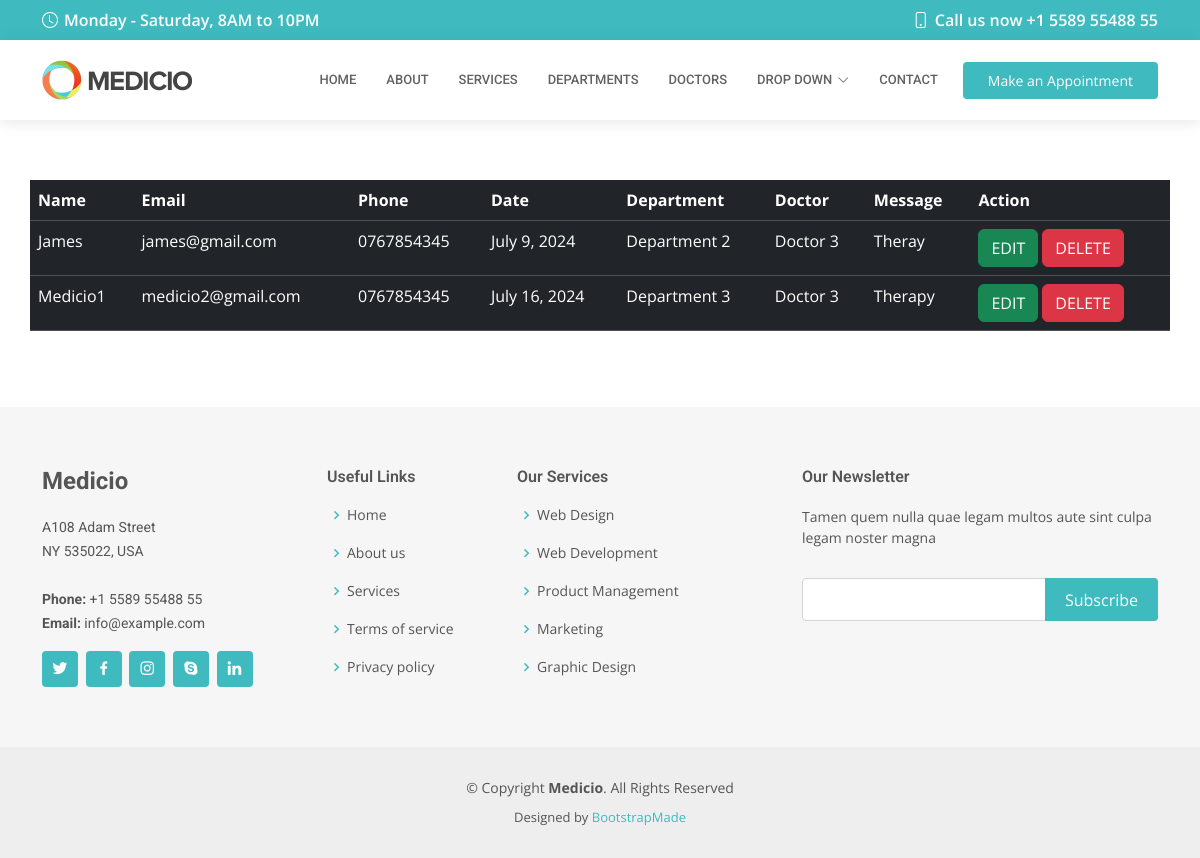
Page /show/ on the committed database.
### medicioapp/models.py (models this page shows, shortened)
class Appointment(models.Model):
    name = models.CharField(max_length=200)
    email = models.EmailField()
    phone = models.CharField(max_length=12)
    date = models.DateField()
    department = models.CharField(max_length=200)
    doctor = models.CharField(max_length=200)
    message = models.TextField()

### medicioapp/views.py (the view)
# urls.py: path('show/',views.show,name='show'),
def show(request):
    information = Appointment.objects.all()
    return render(request, 'show.html', {'data': information})

### templates/show.html
{% extends 'inner-page.html' %}
{% load static %}
{% block body %}
<table class="table container table-dark">
<tr>
    <th>Name</th>
    <th>Email</th>
    <th>Phone</th>
    <th>Date</th>
    <th>Department</th>
    <th>Doctor</th>
    <th>Message</th>
    <th>Action</th>
</tr>
{% for x in data %}
    <tr>
        <td>{{ x.name }}</td>
        <td>{{ x.email }}</td>
        <td>{{ x.phone }}</td>
        <td>{{ x.date }}</td>
        <td>{{ x.department }}</td>
        <td>{{ x.doctor }}</td>
        <td>{{ x.message }}</td>
        <td>
            <a href="/edit/{{ x.id }}" class="btn btn-success">EDIT</a>
            <a href="/delete/{{ x.id }}" class="btn btn-danger">DELETE</a>
        </td>
    </tr>
{% endfor %}
</table>
{% endblock %}

### static/assets/css/style.css (style rules this page uses)
body { font-family: "Open Sans", sans-serif; color: #444444; }
a { color: #3fbbc0; text-decoration: none; }

### rows in the picture
Appointment: name "James", email "james@gmail.com", phone "0767854345", date "July 9, 2024", department "Department 2", doctor "Doctor 3", message "Theray"
Appointment: name "Medicio1", email "medicio2@gmail.com", phone "0767854345", date "July 16, 2024", department "Department 3", doctor "Doctor 3", message "Therapy"
